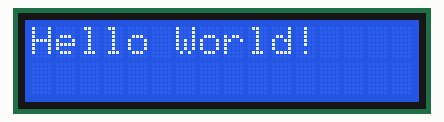
Simulated run of this sketch. Board: Arduino Uno, built with avr-gcc and run on an emulated ATmega328P. Shown: 16×2 character LCD.

Above: at 0.1 s.
At 0.6 s:
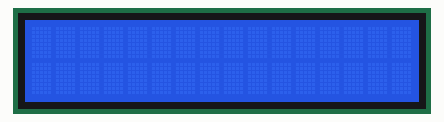

The sketch:

code.ino
```cpp
#include <LiquidCrystal.h>

LiquidCrystal My_LCD(12,11,5,4,3,2);  //My_LCD is lcd Object
void setup(){
   My_LCD.begin(16,2);

};

void loop(){
   My_LCD.print("Hello World!");
   delay(500);
   My_LCD.clear();
   delay(500);

};
```

Measured:
- what the display in image 1 shows lasts 0.5 s, from 0.6 s to 1.1 s
